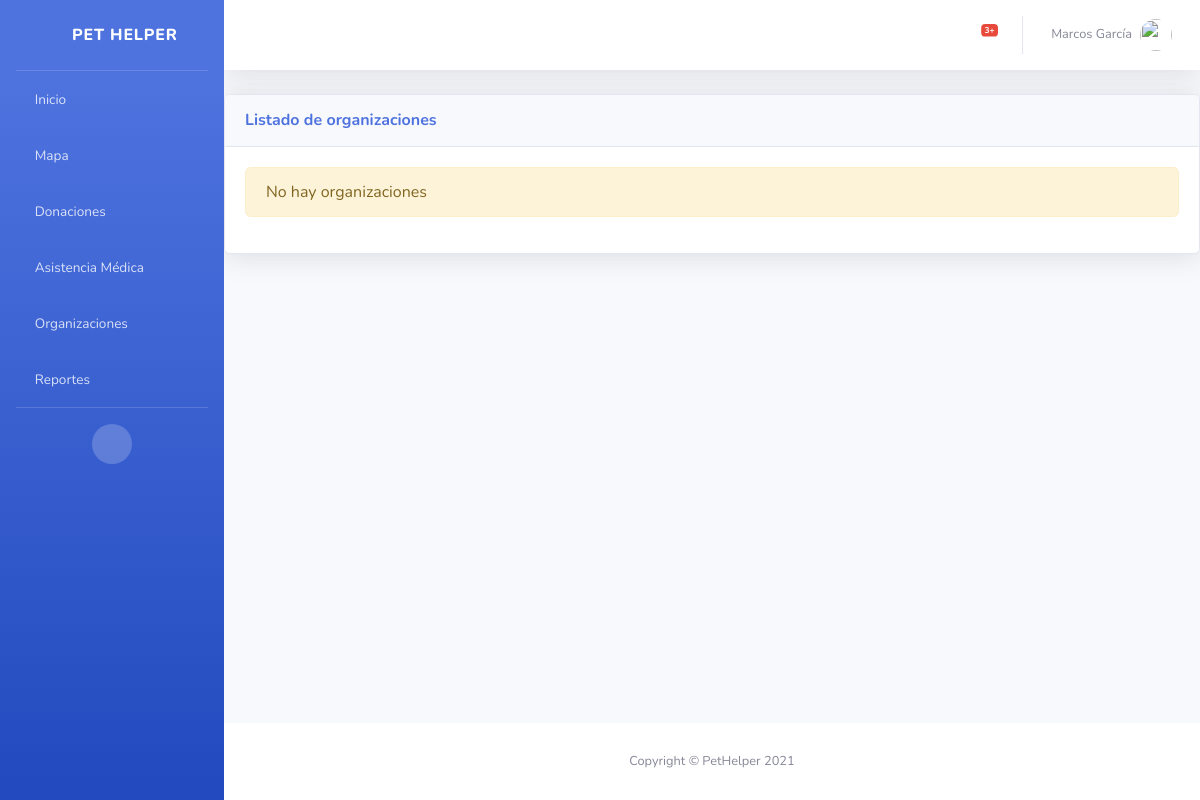
Before: /organizaciones/ (signed in) with the older database file.
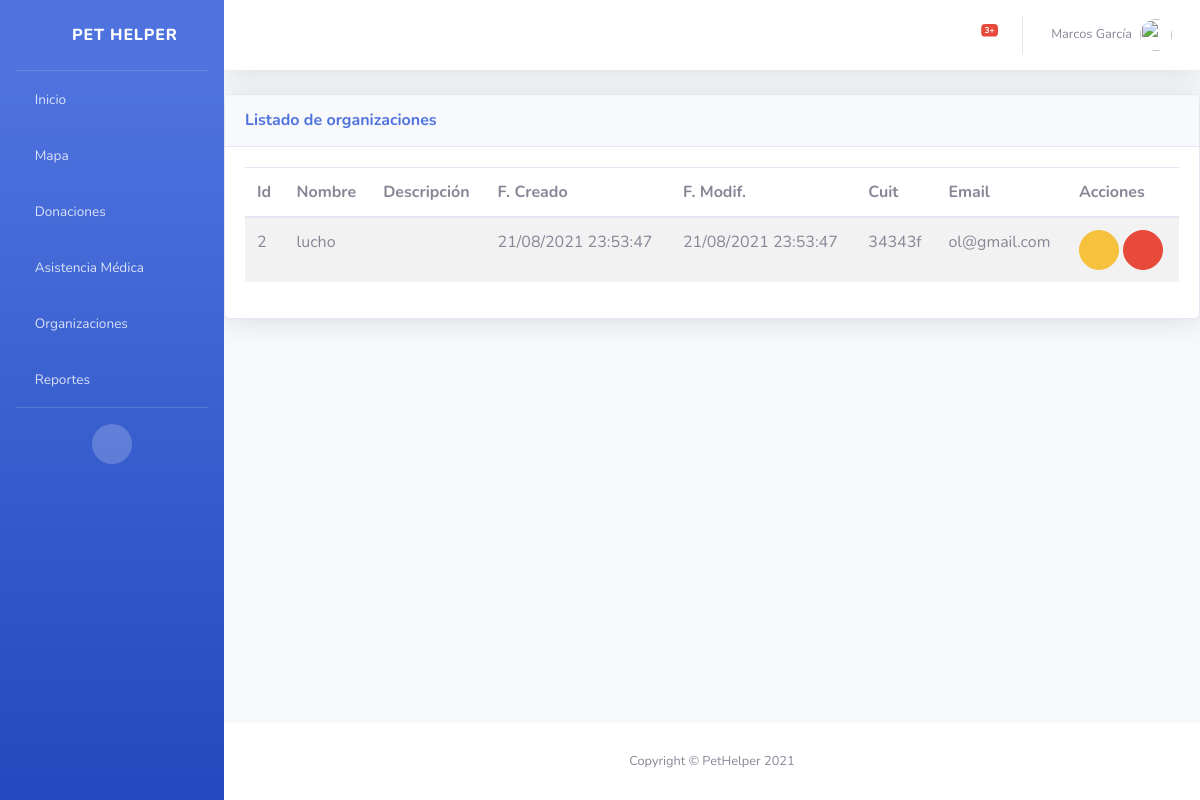
After: the same page with the newer database file.
### organizaciones/models.py (models this page shows)
class Organizacion(ClaseModelo):
    descripcion = models.CharField(max_length=100, null=False)
    logo = models.ImageField(blank=True, null=True)
    nombre = models.CharField(max_length=100, null=False, default="")
    email = models.EmailField('Email', unique=True, null=False)
    cuit = models.CharField(max_length=4, null=False, default="", unique=True)
    telefono = models.CharField(max_length=11, null=False, default="", unique=True, validators=[phone_regex])
    class Meta:
        verbose_name_plural = 'organizaciones'

### organizaciones/views.py (the view)
# urls.py: path('organizaciones/', login_required(OrganizacionView.as_view()), name='organizaciones_list'),
class OrganizacionView(generic.ListView):
    model = Organizacion
    template_name = "organizaciones/org_list.html"
    context_object_name = "obj"
    login_url = 'bases/login.html'

### organizaciones/templates/organizaciones/org_list.html (shortened to what this page needs)
{% extends 'base/base.html' %}
{% block page_content %}
<div class="card shadow mb-4">
    <div class="card-header py-3 d-flex flex-row align-items-center justify-content-between">
      <h6 class="m-0 font-weight-bold text-primary">Listado de organizaciones</h6>
      <div class="dropdown no-arrow">
        <a class="dropdown-toggle" href="#" role="button" id="dropdownMenuLink" data-toggle="dropdown" aria-haspopup="true" aria-expanded="false">
          <i class="fas fa-ellipsis-v fa-sm fa-fw text-gray-400"></i>
        </a>
      </div>
    </div>
    <div class="card-body">
      {% if not obj %}
      <div class="alert alert-warning" role="alert">No hay organizaciones</div>
      {% else %}
      <table class="table table-striped table-hover">
          <thead>
              <th>Id</th>
              <th>Nombre</th>
              <th>Descripción</th>
              <th>F. Creado</th>
              <th>F. Modif.</th>
              <th>Cuit</th>
              <th>Email</th>
              <th class="all">Acciones</th>
          </thead>
          <tbody>
              {% for item in obj %}
              <tr>
                  <td>{{ item.id }}</td>
                  <td>{{ item.nombre }}</td>
                  <td>{{ item.descripcion }}</td>
                  <td>{{ item.fc|date:"d/m/Y H:i:s" }}</td>
                  <td>{{ item.fm|date:"d/m/Y H:i:s" }}</td>
                  <td>{{ item.cuit }}</td>
                  <td>{{ item.email }}</td>
                  <td>
                    <a href="{% url 'organizaciones:organizaciones_edit' item.id %}" class="btn btn-warning btn-circle" role="button"><i class="far fa-edit"></i></a>
                    <a href="{% url 'organizaciones:organizaciones_del' item.id %}" class="btn btn-danger btn-circle" role="button"><i class="far fa-trash-alt"></i></a>
                  </td>
              </tr>
              {% endfor %}
          </tbody>
      </table>
      {% endif %}
    </div>
  </div>
{% endblock %}

### templates/base/base.html (shortened to what this page needs)
{% load static %}
<!DOCTYPE html>
<html lang="en">
<head>
    <link href="{% static 'base/vendor/fontawesome-free/css/all.min.css' %}" rel="stylesheet" type="text/css">
    <link href="{% static 'base/css/sb-admin-2.min.css' %}" rel="stylesheet">
</head>
<body id="page-top" class="bg-gradient-primary">
    {% block side_bar %}
    <div id="wrapper">
        <ul class="navbar-nav bg-gradient-primary sidebar sidebar-dark accordion" id="accordionSidebar">
            <a class="sidebar-brand d-flex align-items-center justify-content-center" href="{% url 'bases:home' %}">
                <div class="sidebar-brand-icon rotate-n-15">
                    <i class="fas fa-laugh-wink"></i>
                </div>
                <div class="sidebar-brand-text mx-3">Pet Helper</div>
            </a>
            <hr class="sidebar-divider my-0">
            <li class="nav-item">
                <a class="nav-link" href="{% url 'bases:home' %}">
                    <i class="fas fa-home"></i>
                    <span>Inicio</span></a>
            </li>
            <li class="nav-item">
                <a class="nav-link collapsed" href="#">
                    <i class="fas fa-map-marker-alt"></i>
                    <span>Mapa</span>
                </a>
            </li>
            <li class="nav-item">
                <a class="nav-link" href="listado_solicitudes">
                    <i class="fas fa-hand-holding-usd"></i>
                    <span>Donaciones</span>
                </a>
            </li>
            <li class="nav-item">
                <a class="nav-link collapsed" href="#" data-toggle="collapse" data-target="#collapseUtilities" aria-expanded="true" aria-controls="collapseUtilities">
                    <i class="fas fa-briefcase-medical"></i>
                    <span>Asistencia Médica</span>
                </a>
            </li>
            <li class="nav-item">
                <a class="nav-link" href="#">
                    <i class="fas fa-users"></i>
                    <span>Organizaciones</span></a>
            </li>
            <li class="nav-item">
                <a class="nav-link" href="#">
                    <i class="fas fa-chart-bar"></i>
                    <span>Reportes</span></a>
            </li>
            <hr class="sidebar-divider d-none d-md-block">
            <div class="text-center d-none d-md-inline">
                <button class="rounded-circle border-0" id="sidebarToggle"></button>
            </div>
        </ul>
        {% endblock side_bar %}
        <div id="content-wrapper" class="d-flex flex-column">
            <div id="content">
                {% block top_bar %}
                <nav class="navbar navbar-expand navbar-light bg-white topbar mb-4 static-top shadow">
                    <ul class="navbar-nav ml-auto">
                        <li class="nav-item dropdown no-arrow mx-1">
                            <a class="nav-link dropdown-toggle" href="#" id="alertsDropdown" role="button" data-toggle="dropdown" aria-haspopup="true" aria-expanded="false">
                                <i class="fas fa-bell fa-fw"></i>
                                <span class="badge badge-danger badge-counter">3+</span>
                            </a>
                        </li>
                        <li class="nav-item dropdown no-arrow">
                            <a class="nav-link dropdown-toggle" href="#" id="userDropdown" role="button" data-toggle="dropdown" aria-haspopup="true" aria-expanded="false">
                                <span class="mr-2 d-none d-lg-inline text-gray-600 small">Marcos García</span>
                                <img class="img-profile rounded-circle" src="img/undraw_profile.svg">
                            </a>
                        </li>
                    </ul>
                </nav>
                {% endblock top_bar %}
                {% block page_content %}{% endblock %}
                {% block footer %}
            </div>
            <footer class="sticky-footer bg-white">
                <div class="container my-auto">
                    <div class="copyright text-center my-auto">
                        <span>Copyright &copy; PetHelper 2021</span>
                    </div>
                </div>
            </footer>
        </div>
        {% endblock %}
    </div>
</body>
</html>

Changed rows visible on the page:
added Organizacion: id "2", nombre "lucho", fc "21/08/2021 23:53:47", fm "21/08/2021 23:53:47", cuit "34343f", email "ol@gmail.com"
Other visible differences:
text no longer shown: "No hay organizaciones"
text now shown: "Id Nombre Descripción F. Creado F. Modif. Cuit Email Acciones"
